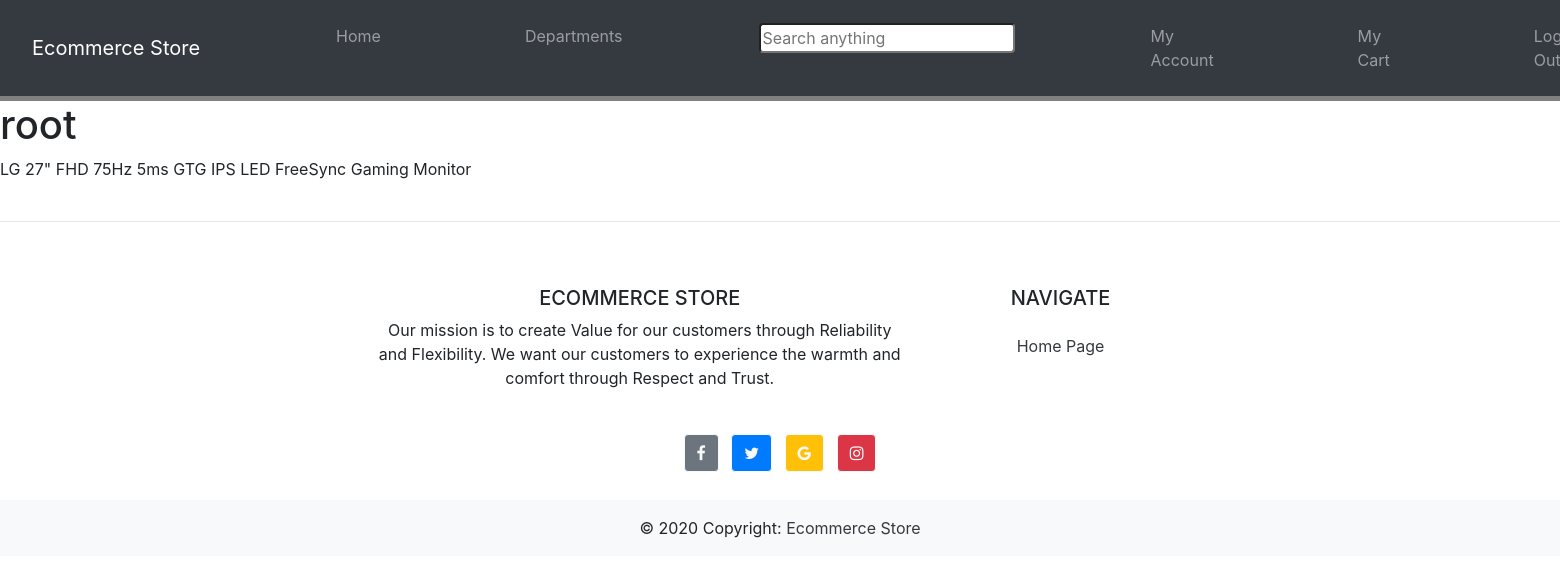
The page /profile/ (signed in) on the database as committed earlier.
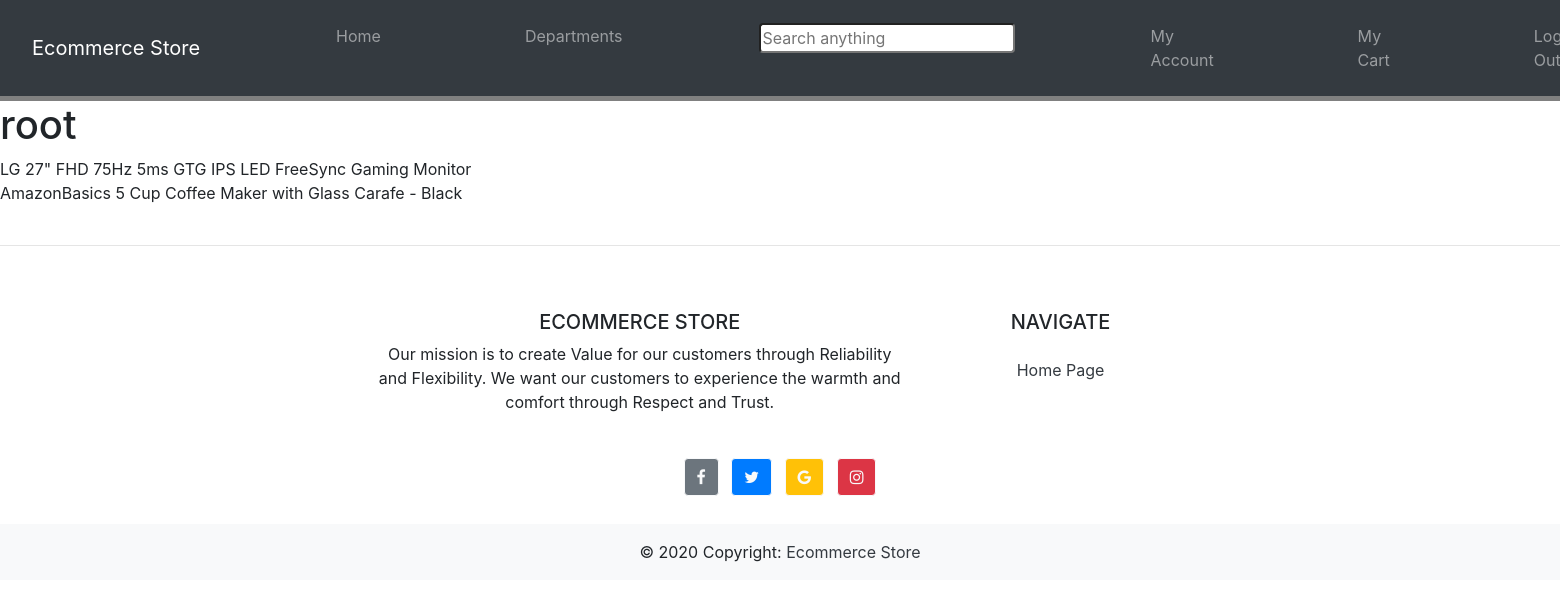
The same page on the database as committed later.
### store/models.py (models this page shows, shortened)
class Wishlist(models.Model):
    user = models.ForeignKey(User, null=True, on_delete=models.SET_NULL)
    item = models.ForeignKey(Item, null=True, on_delete=models.SET_NULL)

class Item(models.Model):
    VISIBLE = (
        ('Visible', 'Visible'),
        ('Not Visible', 'Not Visible')
    )
    STOCK = (
        ('In Stock', 'In Stock'),
        ('Currently Unavailable', 'Currently Unavailable')
    )
    SIZE = (
        ('No Size', 'No Size'),
        ('Small', 'Small'),
        ('Medium', 'Medium'),
        ('Large', 'Large'),
        ('X-Large', 'X-Large')
    )
    name = models.CharField(max_length=255, null=True)
    cost = models.FloatField(max_length=20, null=True)
    retail_price = models.FloatField(max_length=20, null=True)
    discount_percent = models.FloatField(max_length=3, null=True)
    category = models.ForeignKey(Category, null=True ,on_delete=models.SET_NULL)
    visible = models.CharField(max_length=255, choices=VISIBLE, null=True)
    picture = models.ImageField(default= 'default.PNG', null=True, blank=True, upload_to='images')
    brand = models.CharField(max_length=255, null=True)
    description = models.CharField(max_length=255, null=True)

### store/views.py (the view)
# urls.py: path('profile/', store_views.my_account, name='profile'),
@login_required
def my_account(request):
    wishlist = Wishlist.objects.all()
    context = {
        'wishlist': wishlist
    }
    return render(request, 'store/my_account.html', context)

### store/templates/store/my_account.html
{%extends "store/main.html"%}
{%block content%}
    <h1>{{user.username}}</h1>
    {% for w in wishlist %}
        <div>
            {{w.item.name}}
        </div>
    {% endfor %}
{%endblock content%}

Rows that differ between the two databases and show on the page:
added Wishlist: item.name "AmazonBasics 5 Cup Coffee Maker with Glass Carafe - Black"
